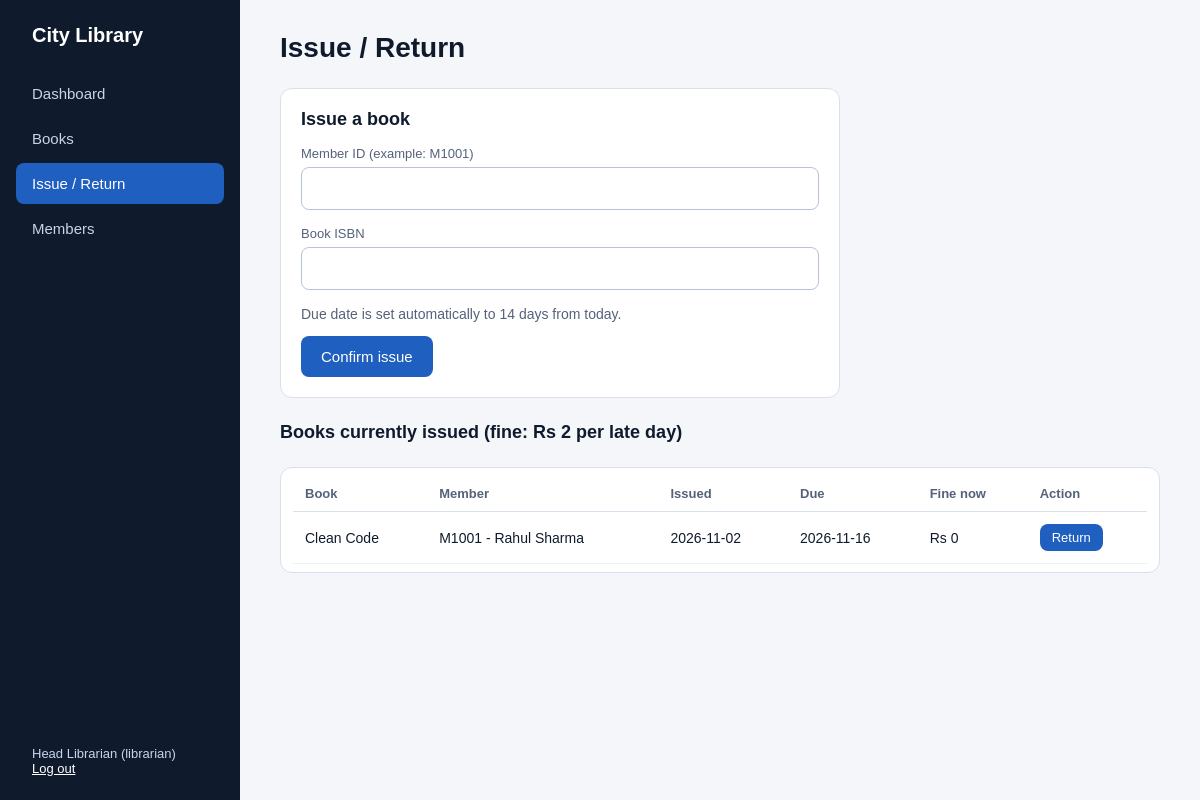
The page /transactions (signed in) on the database its author committed.
### tables this page shows
CREATE TABLE loans (
    id INTEGER PRIMARY KEY AUTOINCREMENT,
    book_id INTEGER NOT NULL REFERENCES books(id),
    member_id INTEGER NOT NULL REFERENCES members(id),
    issue_date TEXT NOT NULL,
    due_date TEXT NOT NULL,
    return_date TEXT,
    fine INTEGER NOT NULL DEFAULT 0,
    status TEXT NOT NULL DEFAULT 'issued' CHECK (status IN ('issued', 'returned'))
);

CREATE TABLE books (
    id INTEGER PRIMARY KEY AUTOINCREMENT,
    title TEXT NOT NULL,
    author TEXT NOT NULL,
    isbn TEXT NOT NULL UNIQUE,
    category TEXT,
    total_copies INTEGER NOT NULL CHECK (total_copies >= 0),
    available_copies INTEGER NOT NULL CHECK (available_copies >= 0)
);

CREATE TABLE members (
    id INTEGER PRIMARY KEY AUTOINCREMENT,
    user_id INTEGER NOT NULL UNIQUE REFERENCES users(id),
    member_code TEXT NOT NULL UNIQUE,
    phone TEXT
);

CREATE TABLE users (
    id INTEGER PRIMARY KEY AUTOINCREMENT,
    name TEXT NOT NULL,
    email TEXT NOT NULL UNIQUE,
    password_hash TEXT NOT NULL,
    role TEXT NOT NULL CHECK (role IN ('librarian', 'student'))
);

### app.py (the view)
@app.route("/transactions")
@login_required("librarian")
def transactions():
    return render_template("transactions.html", loans=active_loans(), today=date.today().isoformat(),
                           loan_days=LOAN_DAYS, fine_per_day=FINE_PER_DAY)

### app.py (called while the page is built)
def db():
    if "db" not in g:
        g.db = sqlite3.connect(DB_PATH)
        g.db.row_factory = sqlite3.Row
    return g.db

def calc_fine(due_date_str, returned_on=None):
    returned_on = returned_on or date.today()
    late_days = (returned_on - date.fromisoformat(due_date_str)).days
    return max(0, late_days) * FINE_PER_DAY

def add_fines(rows):
    result = []
    for r in rows:
        d = dict(r)
        if d["status"] == "issued":
            d["fine"] = calc_fine(d["due_date"])
        result.append(d)
    return result

def login_required(role=None):
    def decorator(view):
        @wraps(view)
        def wrapped(*args, **kwargs):
            if "user_id" not in session:
                return redirect(url_for("login"))
            if role and session.get("role") != role:
                flash("You do not have permission to open that page.", "error")
                return redirect(url_for("home"))
            return view(*args, **kwargs)
        return wrapped
    return decorator

def active_loans():
    return add_fines(db().execute(
        """SELECT l.*, b.title, b.isbn, m.member_code, u.name AS member_name FROM loans l
           JOIN books b ON b.id = l.book_id
           JOIN members m ON m.id = l.member_id
           JOIN users u ON u.id = m.user_id
           WHERE l.status = 'issued' ORDER BY l.due_date""").fetchall())

### templates/transactions.html (shortened to what this page needs)
{% extends "base.html" %}
{% block content %}
<div class="top"><h1>Issue / Return</h1></div>
<form class="card" method="post" action="{{ url_for('issue') }}" style="max-width:560px">
  <h2 style="margin-bottom:16px">Issue a book</h2>
  <div class="field"><label for="member_code">Member ID (example: M1001)</label><input id="member_code" name="member_code" required></div>
  <div class="field"><label for="isbn">Book ISBN</label><input id="isbn" name="isbn" required></div>
  <p class="muted">Due date is set automatically to {{ loan_days }} days from today.</p>
  <button class="btn" type="submit">Confirm issue</button>
</form>
<h2>Books currently issued (fine: Rs {{ fine_per_day }} per late day)</h2>
<div class="card wide">
  <table>
    <tr><th>Book</th><th>Member</th><th>Issued</th><th>Due</th><th>Fine now</th><th>Action</th></tr>
    {% for l in loans %}
    <tr>
      <td>{{ l.title }}</td><td>{{ l.member_code }} - {{ l.member_name }}</td><td>{{ l.issue_date }}</td>
      <td>{{ l.due_date }} {% if l.due_date < today %}<span class="chip bad">Overdue</span>{% endif %}</td>
      <td>Rs {{ l.fine }}</td>
      <td><form class="inline" method="post" action="{{ url_for('return_book', loan_id=l.id) }}"><button class="btn small" type="submit">Return</button></form></td>
    </tr>
    {% else %}<tr><td colspan="6" class="muted">No books are currently issued.</td></tr>{% endfor %}
  </table>
</div>
{% endblock %}

### static/style.css (style rules this page uses)
* { box-sizing: border-box; }
body { margin: 0; font-family: Arial, Helvetica, sans-serif; background: #F4F6FA; color: #0F1B2D; }
.top { display: flex; justify-content: space-between; align-items: center; gap: 12px; }
h1 { margin: 0; font-size: 28px; }
h2 { margin: 0; font-size: 18px; }
.card { background: #fff; border: 1px solid #D9E0EC; border-radius: 12px; padding: 20px; }
table { width: 100%; border-collapse: collapse; }
th { text-align: left; font-size: 13px; color: #55627A; padding: 10px 12px; border-bottom: 1px solid #D9E0EC; }
td { font-size: 14px; padding: 12px; border-bottom: 1px solid #EEF1F7; }
.wide { overflow-x: auto; padding: 8px 12px; }
input, select { border: 1px solid #B8C3D9; border-radius: 8px; padding: 12px; font-size: 15px; width: 100%; background: #fff; color: #0F1B2D; }
label { display: block; font-size: 13px; color: #55627A; margin-bottom: 6px; }
.field { margin-bottom: 16px; }
.btn { display: inline-block; background: #1F5FBF; color: #fff; border: 0; border-radius: 8px; padding: 12px 20px; font-size: 15px; cursor: pointer; text-decoration: none; }
.btn.small { padding: 6px 12px; font-size: 13px; }
.inline { display: inline; }
.muted { color: #55627A; font-size: 14px; }

### rows shown on the page
loans: title "Clean Code", member_code "M1001", member_name "Rahul Sharma", issue_date "2026-11-02", due_date "2026-11-16", fine "0"

### other values the page prints
{{ session.name }} "Head Librarian"
{{ session.role }} "librarian"
{{ loan_days }} "14"
{{ fine_per_day }} "2"
